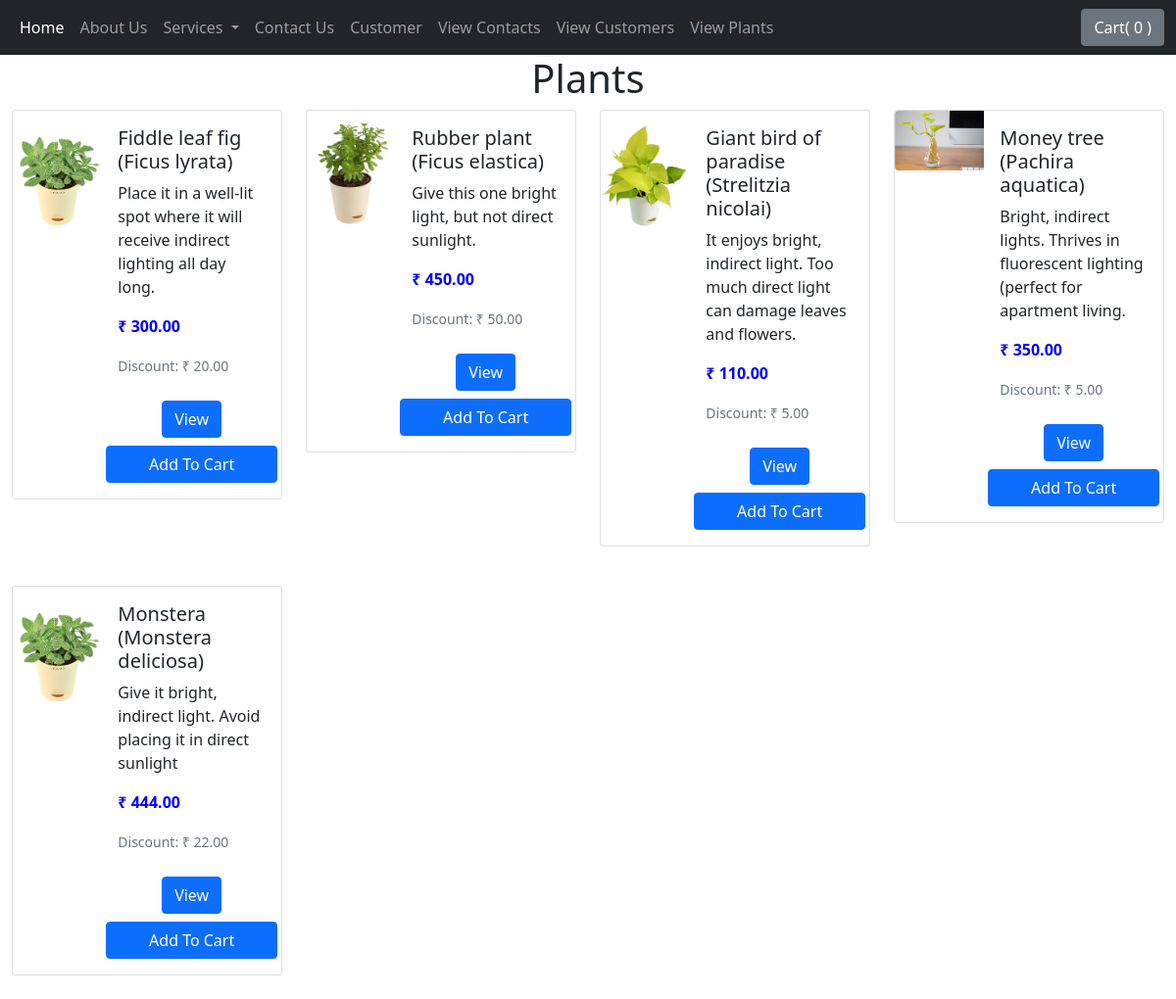
The page / on the database its author committed.
### home/models.py (models this page shows, shortened)
class Plant(models.Model):#https://greatist.com/health/types-of-indoor-plants#small-indoor-plants
    plants_name  = (
        ('Money tree (Pachira aquatica)', 'Money tree (Pachira aquatica)'),
        ('Fiddle leaf fig (Ficus lyrata)', 'Fiddle leaf fig (Ficus lyrata)'),
        ('Rubber plant (Ficus elastica)', 'Rubber plant (Ficus elastica)'),#
        ('Giant bird of paradise (Strelitzia nicolai)', 'Giant bird of paradise (Strelitzia nicolai)'),
        ('Monstera (Monstera deliciosa)', 'Monstera (Monstera deliciosa)')
    )
    availablety  = (('Yes', 'Yes'),('No', 'No'))
    indoor_outdoor  = (('Indoor', 'Indoor'),('Outdoor', 'Outdoor'),('B', 'Both'))
    plant_category = models.CharField(max_length=50, choices=indoor_outdoor)
    id = models.AutoField(primary_key=True)
    plant_name = models.CharField(max_length=50, choices=plants_name, default="")
    plant_available = models.CharField(max_length=50, choices=availablety, default="No")
    plant_subcategory = models.CharField(max_length=50, choices=indoor_outdoor)
    plant_age = models.CharField(max_length=200)
    plant_desc = models.CharField(max_length=500, default="")
    plant_price= models.DecimalField(max_digits=10, decimal_places=2, default="")
    plant_discount_price= models.DecimalField(max_digits=10, decimal_places=2, default="0.0")
    plant_stars = models.IntegerField( default="0")
    date = models.DateField()
    plant_image= models.ImageField(upload_to="plants/images", default="")

### home/views.py (the view)
# urls.py: path("", views.index, name='index'),
def index(request):
    if request.method == "GET":
        data = Plant.objects.all()
        params = {'data': data}
    return render(request, 'plants_listing.html', params)

### templates/plants_listing.html (shortened to what this page needs)
{% extends 'base.html' %}
{% block body %}
<center>
    <h1>Plants</h1>
  </center>
  <div class='container-fluid my-2'>
  <div class="row row-cols-1 row-cols-md-4 g-4">
    {% for k in data  %}
    <div class="col">
        <div class="card mb-3" style="max-width: 540px;">
            <div class="row g-0">
              <div class="col-md-4">
                <img src="{{ k.plant_image.url}}" class="img-fluid rounded-start" {vertical-align:text-bottom}>
              </div>
              <div class="col-md-8">
                <div class="card-body">
                  <h5 class="card-title">{{k.plant_name}}</h5>
                  <p class="card-text">{{k.plant_desc}}</p>
                  <p></span><span style="color:blue;font-weight:bold">₹ {{k.plant_price}}</span></p>
                  <p class="card-text"><small class="text-muted">Discount: ₹ {{k.plant_discount_price}}</small></p>
                  <center>
                    <div class="row">
                      <a  href="/products/{{k.id}}"><button id="qv{{k.id}}" class="btn btn-primary cart my-2">View</button></a>
                    <button id="pr{{k.id}}" class="btn btn-primary cart">Add To Cart</button>
                </div>
            </center>
                </div>
              </div>
            </div>
          </div>
  </div>
      {% endfor %}
{% endblock body %}

### rows shown on the page
Plant: plant_image (picture), plant_name "Fiddle leaf fig (Ficus lyrata)", plant_desc "Place it in a well-lit spot where it will receive indirect lighting all day long.", plant_price "300.00", plant_discount_price "20.00"
Plant: plant_image (picture), plant_name "Rubber plant (Ficus elastica)", plant_desc "Give this one bright light, but not direct sunlight.", plant_price "450.00", plant_discount_price "50.00"
Plant: plant_image (picture), plant_name "Giant bird of paradise (Strelitzia nicolai)", plant_desc "It enjoys bright, indirect light. Too much direct light can damage leaves and flowers.", plant_price "110.00", plant_discount_price "5.00"
Plant: plant_image (picture), plant_name "Money tree (Pachira aquatica)", plant_desc "Bright, indirect lights. Thrives in fluorescent lighting (perfect for apartment living.", plant_price "350.00", plant_discount_price "5.00"
Plant: plant_image (picture), plant_name "Monstera (Monstera deliciosa)", plant_desc "Give it bright, indirect light. Avoid placing it in direct sunlight", plant_price "444.00", plant_discount_price "22.00"
